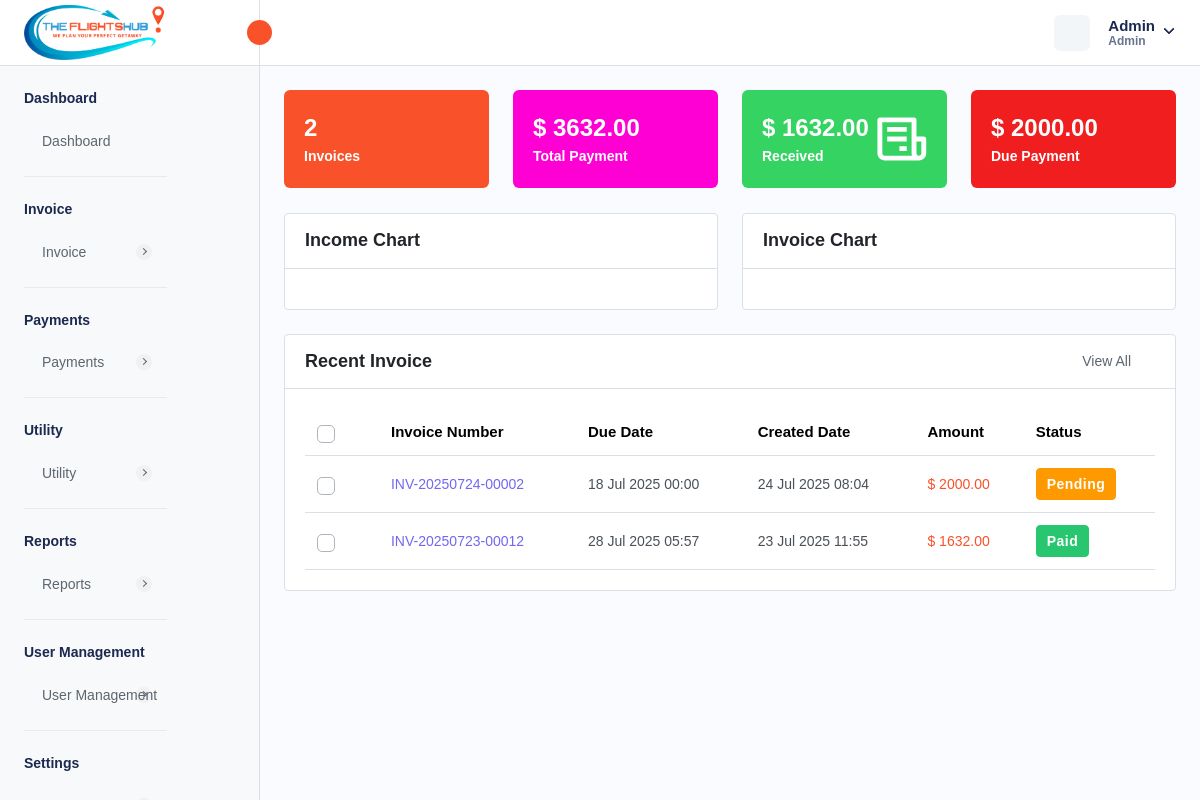
/admin-dashboard.php (signed in), run on an earlier commit of the app's database.
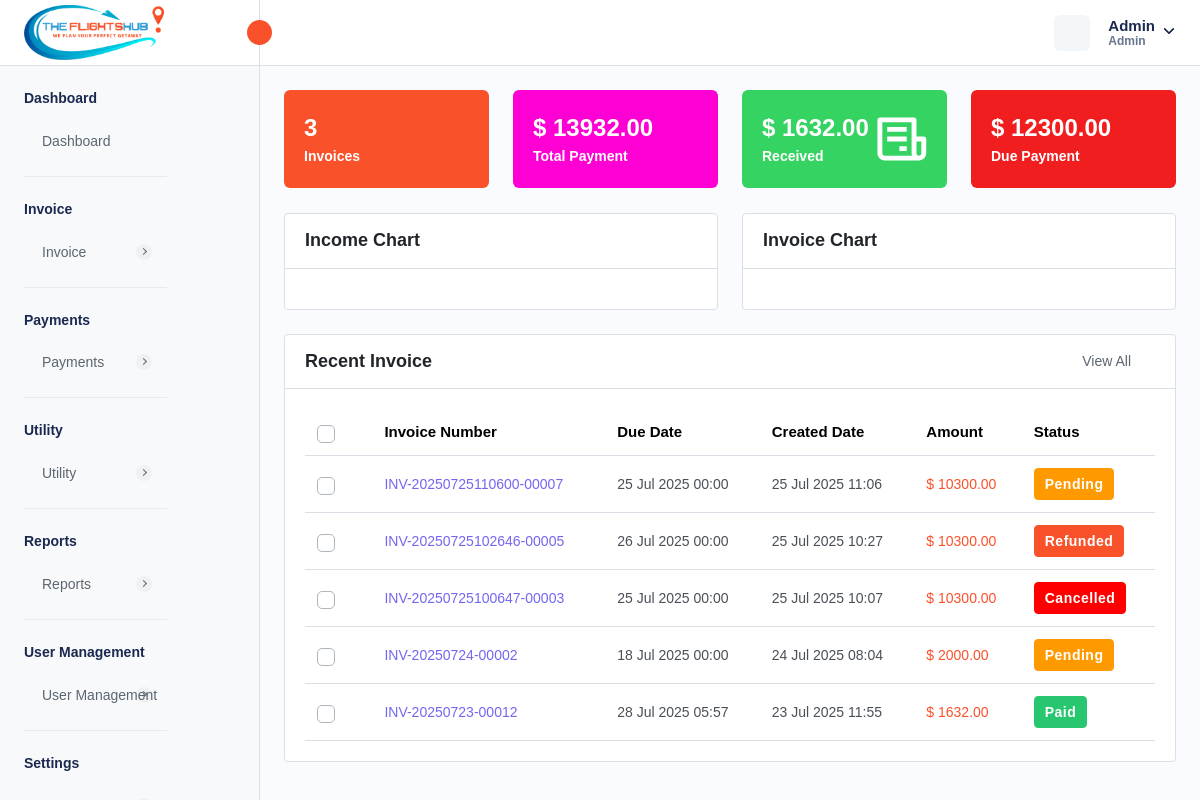
And on a later commit of the database.
### tables this page shows
CREATE TABLE `company_settings` (
  `company_id` int NOT NULL AUTO_INCREMENT,
  `company_name` varchar(255) DEFAULT NULL,
  `company_email` varchar(255) DEFAULT NULL,
  `company_phone` varchar(20) DEFAULT NULL,
  `company_website` varchar(255) DEFAULT NULL,
  `company_logo` varchar(255) DEFAULT NULL,
  `favicon` varchar(255) DEFAULT NULL,
  `address` text,
  `country` varchar(100) DEFAULT NULL,
  `state` varchar(100) DEFAULT NULL,
  `city` varchar(100) DEFAULT NULL,
  `postal_code` varchar(20) DEFAULT NULL,
  `gst_number` varchar(255) DEFAULT NULL,
  `bz_number` varchar(255) DEFAULT NULL,
  `created_at` timestamp NULL DEFAULT CURRENT_TIMESTAMP,
  `updated_at` timestamp NULL DEFAULT CURRENT_TIMESTAMP ON UPDATE CURRENT_TIMESTAMP,
  PRIMARY KEY (`company_id`)
);

CREATE TABLE `localization_settings` (
  `id` int NOT NULL AUTO_INCREMENT,
  `language` varchar(50) DEFAULT 'English',
  `timezone` varchar(100) DEFAULT 'UTC',
  `date_format` varchar(20) DEFAULT 'd M Y',
  `time_format` varchar(10) DEFAULT '12',
  `currency_id` int DEFAULT NULL,
  `created_at` datetime DEFAULT CURRENT_TIMESTAMP,
  `updated_at` datetime DEFAULT CURRENT_TIMESTAMP ON UPDATE CURRENT_TIMESTAMP,
  PRIMARY KEY (`id`)
);

CREATE TABLE `currency` (
  `currency_id` int NOT NULL AUTO_INCREMENT,
  `currency_name` varchar(255) DEFAULT NULL,
  `currency_code` varchar(45) DEFAULT NULL,
  `currency_symbol` varchar(45) DEFAULT NULL,
  `currency_rate` decimal(10,2) DEFAULT NULL,
  `created_at` timestamp NULL DEFAULT CURRENT_TIMESTAMP,
  `updated_at` timestamp NULL DEFAULT NULL,
  `is_active` int DEFAULT '1',
  PRIMARY KEY (`currency_id`)
);

CREATE TABLE `invoice` (
  `invoice_id` int NOT NULL AUTO_INCREMENT,
  `invoice_number` varchar(255) NOT NULL,
  `invoice_title` varchar(255) DEFAULT NULL,
  `payment_method` enum('CREDIT_CARD','DEBIT_CARD','CASH','CASH_DEPOSIT','NET_BANKING','PAYPAL','OTHER') NOT NULL,
  `transaction_id` varchar(255) DEFAULT NULL,
  `status` enum('PAID','PENDING','CANCELLED','REFUNDED') NOT NULL,
  `airline_name` text,
  `travel_date` varchar(45) DEFAULT NULL,
  `due_date` varchar(255) DEFAULT NULL,
  `customer_name` varchar(255) DEFAULT NULL,
  `service_id` json DEFAULT NULL,
  `from_location` text,
  `to_location` text,
  `customer_address` longtext,
  `description` longtext,
  `reminder_enabled` int NOT NULL DEFAULT '0',
  `reminder_count` int NOT NULL DEFAULT '0',
  `organization` varchar(255) DEFAULT NULL,
  `passenger_details` json DEFAULT NULL,
  `total_amount` decimal(10,2) NOT NULL,
  `created_at` timestamp NULL DEFAULT CURRENT_TIMESTAMP,
  `updated_at` timestamp NULL DEFAULT CURRENT_TIMESTAMP ON UPDATE CURRENT_TIMESTAMP,
  `created_by` int NOT NULL,
  `is_active` int NOT NULL DEFAULT '1',
  `customer_email` varchar(255) DEFAULT NULL,
  PRIMARY KEY (`invoice_id`),
  UNIQUE KEY `invoice_number_UNIQUE` (`invoice_number`),
  UNIQUE KEY `transaction_id_UNIQUE` (`transaction_id`)
);

### admin-dashboard.php (the view, shortened to what the rows shown need)
<?php
require './database/config.php';
try {
    $stmtFetchLocalizationSettings = $db->prepare("SELECT * FROM localization_settings INNER JOIN currency ON localization_settings.currency_id = currency.currency_id;");
    $stmtFetchLocalizationSettings->execute();
    $localizationSettings = $stmtFetchLocalizationSettings->get_result()->fetch_array(MYSQLI_ASSOC);
    $stmtFetchCompanySettings = $db->prepare("SELECT * FROM company_settings");
    $stmtFetchCompanySettings->execute();
    $companySettings = $stmtFetchCompanySettings->get_result()->fetch_array(MYSQLI_ASSOC);
    $stmtTotalAmount = $db->prepare("SELECT SUM(total_amount) AS total_payment FROM invoice WHERE is_active = 1 AND status IN ('PAID', 'PENDING') ");
    $stmtTotalAmount->execute();
    $totalAmount = $stmtTotalAmount->get_result()->fetch_all(MYSQLI_ASSOC);
    $stmtTotalPaidAmount = $db->prepare('SELECT SUM(total_amount) AS total_paid_payment FROM invoice WHERE status = "PAID" AND is_active = 1');
    $stmtTotalPaidAmount->execute();
    $totalPaidAmount = $stmtTotalPaidAmount->get_result()->fetch_all(MYSQLI_ASSOC);
    $stmtTotalDueAmount = $db->prepare('SELECT SUM(total_amount) AS total_due_payment FROM invoice WHERE status = "PENDING" AND is_active = 1');
    $stmtTotalDueAmount->execute();
    $totalDueAmount = $stmtTotalDueAmount->get_result()->fetch_all(MYSQLI_ASSOC);
    $stmtFetchInvoices = $db->prepare("SELECT
        invoice.*,
        admin.admin_username
        FROM invoice
        LEFT JOIN admin ON admin.admin_id = invoice.created_by
        WHERE invoice.is_active = 1
        ORDER BY invoice.created_at DESC
        LIMIT 10;
        ");
    if ($stmtFetchInvoices->execute()) {
        $invoices = $stmtFetchInvoices->get_result();
    } else {
        $_SESSION['error'] = 'Error for fetching customers';
    }
} catch (Exception $e) {
    $_SESSION['error'] = $e->getMessage();
    header("Location: admin-dashboard.php");
    exit;
}
?>
<!DOCTYPE html>
<html lang="en">
<head>
    <link rel="stylesheet" href="assets/css/bootstrap.min.css">
    <link rel="stylesheet" href="assets/css/bootstrap-datetimepicker.min.css">
    <link rel="stylesheet" href="assets/css/animate.css">
    <link rel="stylesheet" href="assets/plugins/select2/css/select2.min.css">
    <link rel="stylesheet" href="assets/plugins/fontawesome/css/fontawesome.min.css">
    <link rel="stylesheet" href="assets/plugins/fontawesome/css/all.min.css">
    <link rel="stylesheet" href="assets/css/style.css">
</head>
<body>
    <div class="main-wrapper">
        <div class="header">
            <?php require_once("header.php"); ?>
        </div>
        <div class="page-wrapper">
            <div class="content">
                <div class="row">
                    <div class="col-xl-3 col-sm-6 col-12 d-flex">
                        <div class="dash-count das1">
                            <div class="dash-counts">
                                <h4>
                                    <?php echo (isset($localizationSettings["currency_symbol"]) ? $localizationSettings["currency_symbol"] : "$") . " " . $totalAmount[0]['total_payment'];
                                    ?>
                                </h4>
                                <h5><a class="text-white" href="reports.php">Total Payment</a></h5>
                            </div>
                        </div>
                    </div>
                    <div class="col-xl-3 col-sm-6 col-12 d-flex">
                        <div class="dash-count das2">
                            <div class="dash-counts">
                                <h4> <?php echo (isset($localizationSettings["currency_symbol"]) ? $localizationSettings["currency_symbol"] : "$") . " " . $totalPaidAmount['0']['total_paid_payment']; ?>
                                </h4>
                                <h5><a class="text-white" href="reports.php">Received</a></h5>
                            </div>
                        </div>
                    </div>
                    <div class="col-xl-3 col-sm-6 col-12 d-flex">
                        <div class="dash-count das3">
                            <div class="dash-counts">
                                <h4> <?php echo (isset($localizationSettings["currency_symbol"]) ? $localizationSettings["currency_symbol"] : "$") . " " . $totalDueAmount['0']['total_due_payment']; ?>
                                </h4>
                                <h5><a class="text-white" href="reports.php">Due Payment</a></h5>
                            </div>
                        </div>
                    </div>
                </div>
                <div class="card">
                    <div class="card-body">
                        <div class="table-responsive dataview">
                            <table class="table dashboard-expired-products">
                                <thead>
                                    <tr>
                                        <th class="no-sort">
                                            <label class="checkboxs">
                                                <span class="checkmarks"></span>
                                            </label>
                                        </th>
                                        <th>Invoice Number</th>
                                        <th>Due Date</th>
                                        <th>Created Date</th>
                                        <th class="no-sort">Amount</th>
                                        <th>Status</th>
                                    </tr>
                                </thead>
                                <tbody>
                                    <?php foreach ($invoices->fetch_all(MYSQLI_ASSOC) as $invoice) { ?>
                                        <tr>
                                            <td>
                                                <label class="checkboxs">
                                                    <span class="checkmarks"></span>
                                                </label>
                                            </td>
                                            <td class="ref-number"><?php echo $invoice['invoice_number'] ?></td>
                                            <td><?php $date = new DateTime($invoice['due_date']);
                                            echo $date->format(isset($localizationSettings["date_format"]) ? $localizationSettings["date_format"] : "d M Y") ?>
                                            </td>
                                            <td><?php $date = new DateTime($invoice['created_at']);
                                            echo $date->format(isset($localizationSettings["date_format"]) ? $localizationSettings["date_format"] : "d M Y") ?>
                                            </td>
                                            <td class="text-primary">
                                                <?php echo (isset($localizationSettings["currency_symbol"]) ? $localizationSettings["currency_symbol"] : "$") . " " . $invoice['total_amount'] ?>
                                            </td>
                                            <td>
                                                <?php if ($invoice['status'] == 'PAID') { ?>
                                                    <span class="badge badge-lg bg-success">Paid</span>
                                                <?php } elseif ($invoice['status'] == 'CANCELLED') { ?>
                                                    <span class="badge badge-lg bg-danger">Cancelled</span>
                                                <?php } elseif ($invoice['status'] == 'PENDING') { ?>
                                                    <span class="badge badge-lg bg-warning">Pending</span>
                                                <?php } elseif ($invoice['status'] == 'REFUNDED') { ?>
                                                    <span class="badge badge-lg bg-primary">Refunded</span>
                                                <?php } ?>
                                            </td>
                                        </tr>
                                    <?php } ?>
                                </tbody>
                            </table>
                        </div>
                    </div>
                </div>
            </div>
        </div>
    </div>
</body>
</html>

### header.php (shortened to what the rows shown need)
<div class="header">
    <div class="header-left active">
        <a href="admin-dashboard.php" class="logo logo-normal">
            <img src="<?= isset($companySettings['company_logo']) ? $companySettings['company_logo'] : "assets/img/logo/vis-logo.png" ?>" alt="" />
        </a>
    </div>
</div>

What changed in the data, as far as the page shows it:
added invoice: invoice_number "INV-20250725110600-00007", due_date.date_format "25 Jul 2025 00:00", created_at.date_format "25 Jul 2025 11:06", $localizationSettings["currency_symbol"] "$", total_amount "10300.00", status "Pending"
added invoice: invoice_number "INV-20250725102646-00005", due_date.date_format "26 Jul 2025 00:00", created_at.date_format "25 Jul 2025 10:27", $localizationSettings["currency_symbol"] "$", total_amount "10300.00", status "Refunded"
added invoice: invoice_number "INV-20250725100647-00003", due_date.date_format "25 Jul 2025 00:00", created_at.date_format "25 Jul 2025 10:07", $localizationSettings["currency_symbol"] "$", total_amount "10300.00", status "Cancelled"
Also different on the page:
$totalNumberInvoice['0']['total_invoices']: "2" → "3"
$totalAmount[0]['total_payment']: "3632.00" → "13932.00"
$totalDueAmount['0']['total_due_payment']: "2000.00" → "12300.00"
